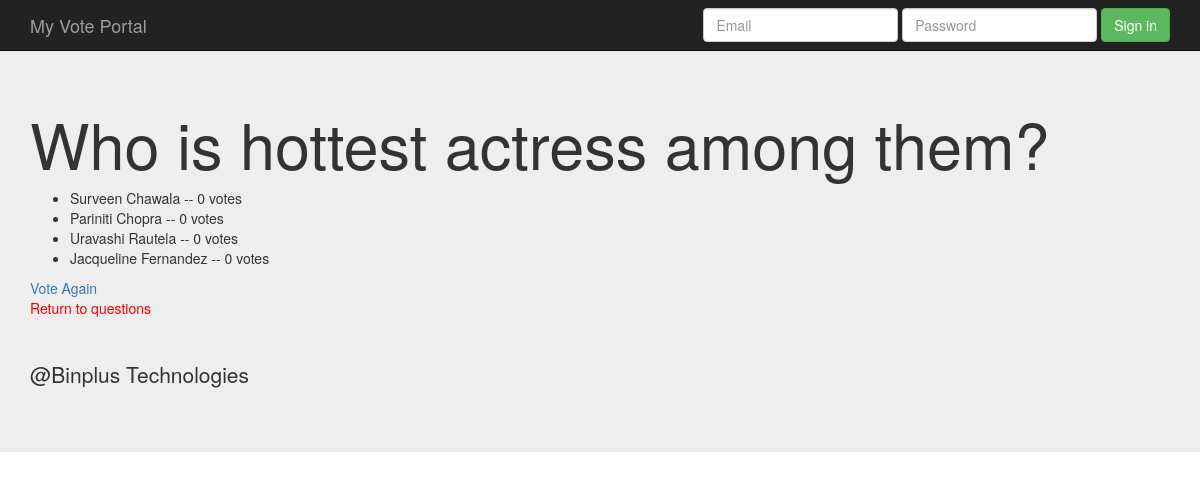
The app's page /polls/3/results/, older data.
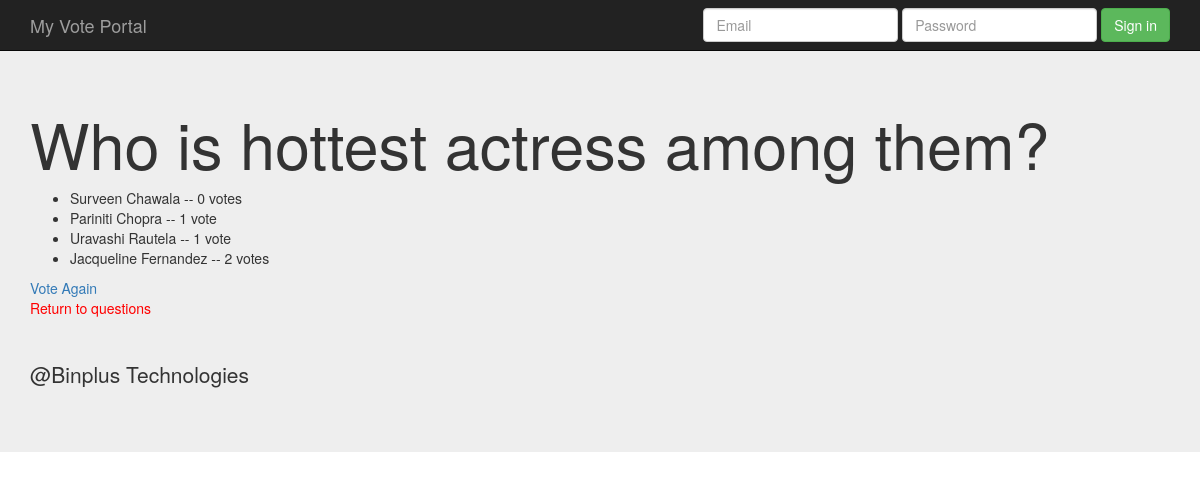
The same page, newer data.
### polls/models.py (models this page shows, shortened)
class Choice(models.Model):
    choice_text = models.CharField(max_length=200)
    votes =  models.IntegerField(default=0)
    question = models.ForeignKey(Question, on_delete=models.CASCADE)

### polls/views.py (the view)
# urls.py: path('<int:question_id>/results/', views.results, name='results'),
def results(request, question_id):
    question = get_object_or_404(Question, pk=question_id)
    return  render(request, 'polls/results.html', {'question':question})

### polls/templates/polls/results.html
{% extends 'polls/base.html' %}
{% block main_content  %}
<h1> {{ question.question_text  }} </h1>
<ul>
    {% for choice in question.choice_set.all %}
    <li>{{choice.choice_text}} -- {{choice.votes}} vote{{ choice.votes|pluralize}}</li>
     {% endfor %}
</ul>
<a href="{% url  'polls:vote' question.id  %}" > Vote Again</a><br>
<a href="http://127.0.0.1:8000/polls" style="color:red;">  Return to questions</a>
{% endblock %}

Row changes from the older to the newer data that the page shows:
changed Choice "Pariniti Chopra": votes "0" → "1"
changed Choice "Uravashi Rautela": votes "0" → "1"
changed Choice "Jacqueline Fernandez": votes "0" → "2"
